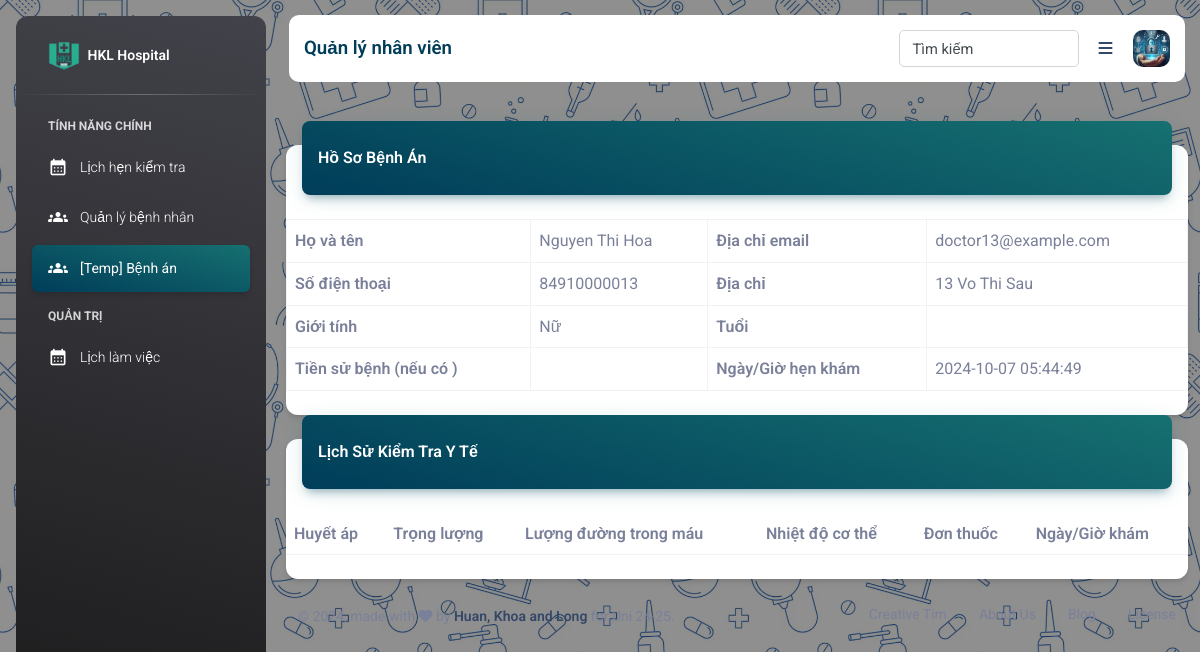
The app's page /role-doctor/s_patient_medhist.php (signed in), older data.
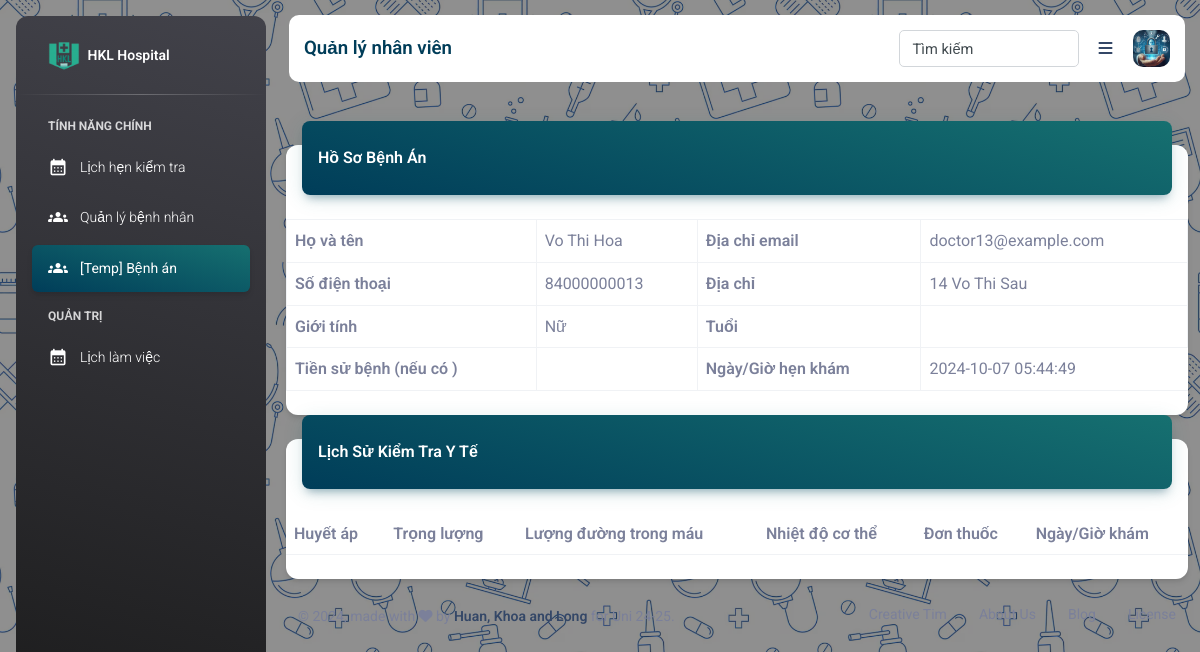
The same page, newer data.
### tables this page shows
CREATE TABLE `dim_user` (
  `user_id` int(11) NOT NULL,
  `user_name` varchar(255) DEFAULT NULL,
  `password` varchar(255) DEFAULT NULL,
  `email_address` varchar(255) DEFAULT NULL,
  `contact_no` bigint(11) DEFAULT NULL,
  `full_name` varchar(255) DEFAULT NULL,
  `created_at` timestamp NULL DEFAULT current_timestamp(),
  `updated_at` timestamp NULL DEFAULT NULL ON UPDATE current_timestamp(),
  `gender` varchar(25) DEFAULT NULL,
  `city` varchar(255) DEFAULT NULL,
  `address` varchar(255) DEFAULT NULL,
  `role` varchar(50) DEFAULT NULL,
  `specialty_id` int(11) DEFAULT NULL,
  `pricing` varchar(255) DEFAULT NULL,
  `oauth_google` varchar(255) DEFAULT NULL,
  `oauth_facebook` varchar(255) DEFAULT NULL
);

### role-doctor/sess-check.php (called while the page is built, shortened)
<?php
   include SITE_ROOT . ('/HMS-Nhom11/assets/include/config.php');
   $user_id = $_SESSION['auth_user_id'];
   $user_check = "SELECT * FROM `dim_user` WHERE user_id = $user_id";
   $user_auth = mysqli_query($conn, $user_check);
   $user_auth_data = mysqli_fetch_assoc($user_auth);
   $auth_user_id = $user_auth_data['user_id'];
?>

### role-doctor/s_patient_medhist.php (the view, shortened to what the changed rows need)
<?php
include('sess-check.php');
include SITE_ROOT . ('/HMS-Nhom11/assets/include/config.php');
include SITE_ROOT . ('/HMS-Nhom11/assets/include/header.php');
?>
<head>
</head>
<body class="g-sidenav-show"
    style="background-image: url('../assets/image/Hospital_Seamless1.png'); background-size: 400px 400px;">
    <main class="main-content border-radius-lg ps ">
        <div class="container-fluid py-4">
            <div class="row">
                <div class="col-12">
                    <div class="card my-4">
                        <div class="card-body px-0 pb-2">
                            <div class="table-responsive p-0">
                                <table class="table align-items-center mb-0">
                                    <table class="table table-bordered ">
                                        <?php
                                        $sql = "SELECT  usr.full_name,
                                              usr.email_address,
                                              usr.contact_no,
                                              usr.address,
                                              usr.city,
                                              usr.gender,
                                              usr.created_at,
                                              ptn.patient_age,
                                              ptn.med_hist
                                      FROM dim_user usr
                                      LEFT JOIN fact_patient_details ptn
                                      ON ptn.patient_id = usr.user_id
                                      WHERE
                                          -- usr.full_name = 'Pham Van Cuong'
                                          usr.user_id =$auth_user_id; ";
                                        $result = $conn->query($sql);
                                        if ($result->num_rows > 0) {
                                            while ($row = $result->fetch_assoc()) {
                                                $roleMapping = [
                                                    "male" => "Nam",
                                                    "female" => "Nữ"
                                                ];
                                                $fullname = $row["full_name"];
                                                $emailaddress = $row["email_address"];
                                                $sdt = $row["contact_no"];
                                                $address = $row["address"];
                                                $gender = isset($roleMapping[$row["gender"]]) ? $roleMapping[$row["gender"]] : $row["gender"];
                                                $tuoi = $row["patient_age"];
                                                $tsb = $row["med_hist"];
                                                $created_at = $row["created_at"];
                                                ?>
                                                <tr>
                                                    <th>Họ và tên</th>
                                                    <td><?php echo $fullname ?></td>
                                                    <th>Địa chỉ email</th>
                                                    <td><?php echo $emailaddress ?></td>
                                                </tr>
                                                <tr>
                                                    <th>Số điện thoại</th>
                                                    <td><?php echo $sdt ?></td>
                                                    <th>Địa chỉ</th>
                                                    <td><?php echo $address ?></td>
                                                </tr>
                                                <th>Giới tính</th>
                                                <td><?php echo $gender ?></td>
                                                <th>Tuổi</th>
                                                <td><?php echo $tuoi ?></td>
                                                <th>Tiền sử bệnh (nếu có )</th>
                                                <td><?php echo $tsb ?></td>
                                                <th>Ngày/Giờ hẹn khám</th>
                                                <td><?php echo $created_at ?></td>
                                                <?php
                                            }
                                        } else {
                                        }
                                        ?>
                                    </table>
                            </div>
                        </div>
                    </div>
                </div>
            </div>
            <div class="row">
                <div class="col-12">
                    <div class="card">
                        <div class="card-body px-0 pb-2">
                            <div class="custom-table">
                                <table class="table">
                                    <tr>
                                        <th>Huyết áp</th>
                                        <th>Trọng lượng</th>
                                        <th>Lượng đường trong máu</th>
                                        <th>Nhiệt độ cơ thể</th>
                                        <th>Đơn thuốc</th>
                                        <th>Ngày/Giờ khám</th>
                                    </tr>
                                </table>
                            </div>
                        </div>
                    </div>
                </div>
            </div>
        </div>
    </main>
    <?php
    include SITE_ROOT . ('/HMS-Nhom11/assets/include/footer.php');
    ?>

Row changes from the older to the newer data that the page shows:
changed dim_user "doctor13@example.com": full_name "Nguyen Thi Hoa" → "Vo Thi Hoa"; contact_no "84910000013" → "84000000013"; address "13 Vo Thi Sau" → "14 Vo Thi Sau"
